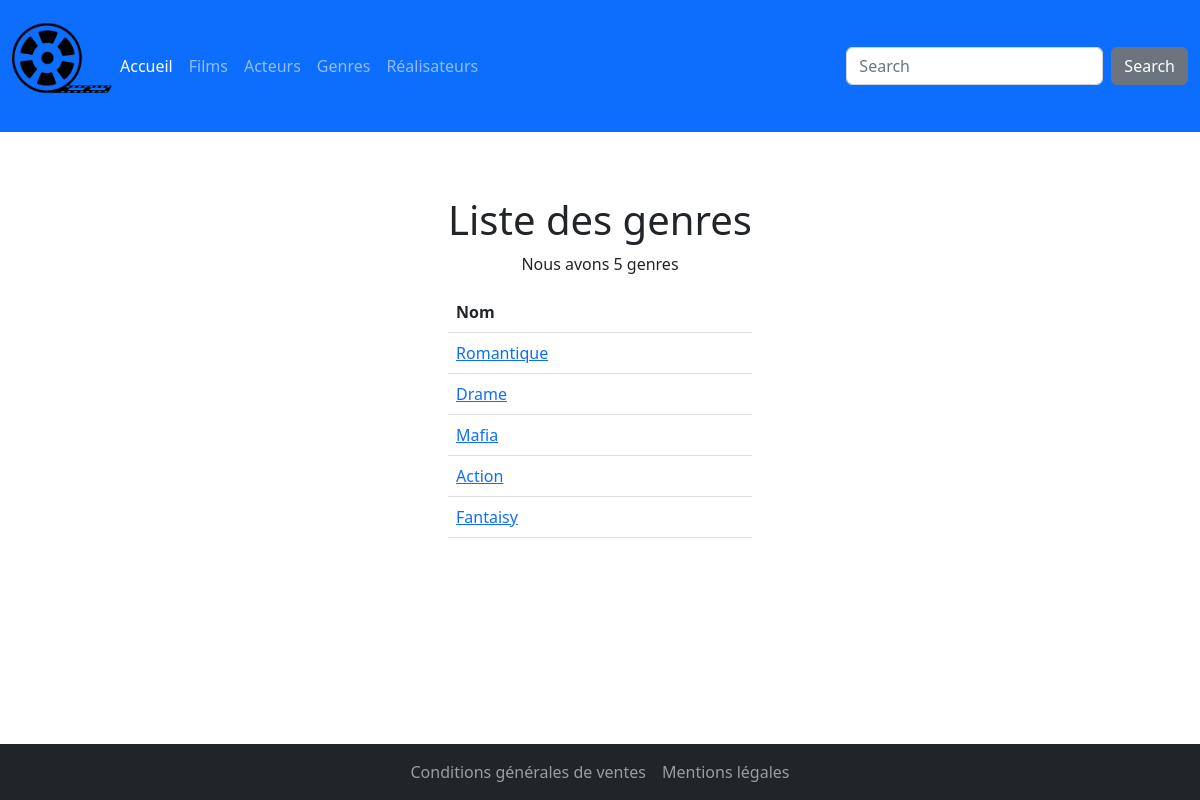
Screenshot of /index.php?action=listGenres with the database file from the repository.
### tables this page shows
CREATE TABLE IF NOT EXISTS `genre` (
  `id_genre` int(11) NOT NULL,
  `libelle` varchar(50) DEFAULT NULL,
  PRIMARY KEY (`id_genre`)
);

### app/controllers/GenreController.php (called while the page is built, shortened)
<?php
    require_once "app/DAO.php";
    class GenreController{
        public function findAll(){
            $dao = new DAO;
             $sql = "SELECT genre.libelle as libelle, genre.id_genre as id_genre from genre";
            $genres = $dao->executerRequete($sql);
            require "app/views/genre/listGenres.php";
        }
    }
    ?>

### app/DAO.php (called while the page is built, shortened)
<?php
Class DAO{
    private $bdd;
    public function __construct(){
        $this->bdd = new PDO("mysql:host=localhost;dbname=cinema;charset=utf8", "root", "");
    }
    public function executerRequete($sql, $params = NULL){
        if ($params == NULL){
            $result = $this->bdd->query($sql);
        }else{
            $result = $this->bdd->prepare($sql);
            $result->execute($params);
        }
        return $result;
    }
}

### app/views/genre/listGenres.php (the view, shortened to what this page needs)
<div class="contain p-5">
    <h1>Liste des genres</h1>
    <p>Nous avons <?= $genres->rowCount(); ?> genres</p>
    <table class="table">
        <thead>
            <tr>
                <th scope="col">Nom</th>
            </tr>
        </thead>
        <tbody>
    <?php foreach($genres->fetchAll() as $genre){?>
        <tr>
            <td><a href="index.php?action=detailGenre&id=<?= $genre['id_genre']?>"> <?= $genre['libelle'] ?></a></td>
        </tr>
    <?php } ?>
        </tbody>
    </table>
</div>
<?php
require "app/views/template.php";
?>

### public/css/style.css (style rules this page uses)
* { margin: 0; padding: 0; }
main .contain { display: flex; flex-direction: column; align-items: center; justify-content: center; }
.contain h1 { text-align: center; }

### rows the page displays
genre: libelle "Romantique"
genre: libelle "Drame"
genre: libelle "Mafia"
genre: libelle "Action"
genre: libelle "Fantaisy"

### other values shown
$genres->rowCount() "5"
